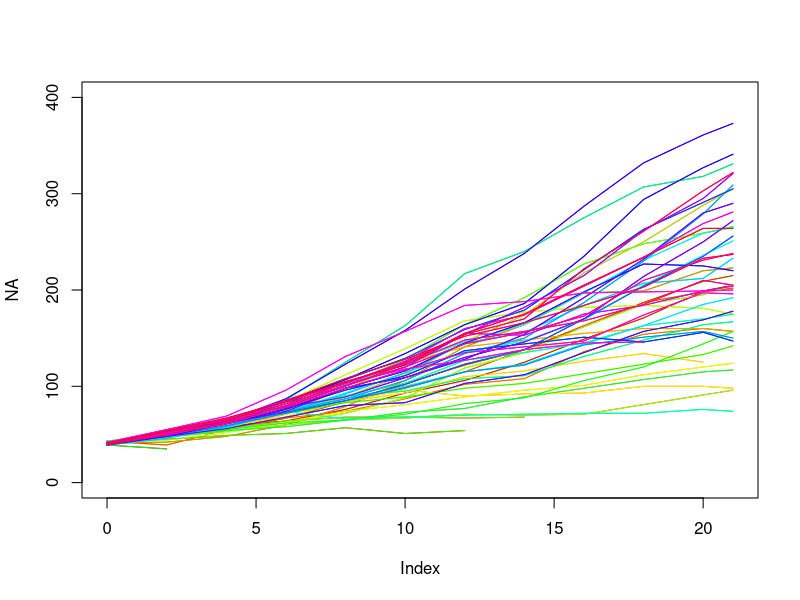

Recreate this plot in R.
data(ChickWeight)
str(ChickWeight)
View(ChickWeight)
max(ChickWeight$Chick)
split(ChickWeight, ChickWeight$Chick)
plot(NA, xlim=c(0,21),ylim=c(0,400))
rain<-rainbow(50)
for (ii in split(ChickWeight, ChickWeight$Chick)){
  lines(ii$Time, ii$weight, col=rain[ii$Chick])
}
rain<-rainbow(50)
for (ii in 1:length(unique(ChickWeight$Chick))){
  current_chick <- subset(ChickWeight,Chick==ii)
  lines(current_chick$weight~current_chick$Time, col=rain[ii])
}
  